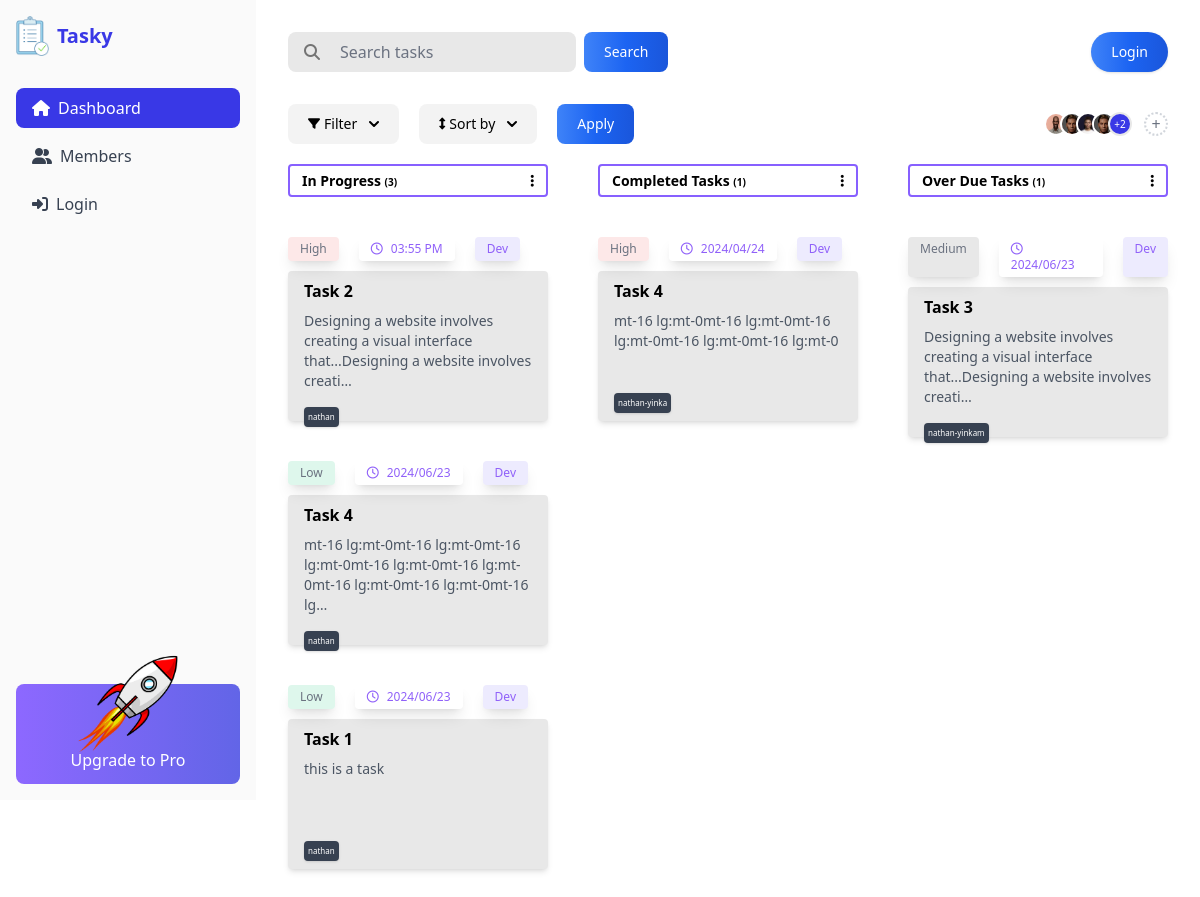
The app's page /, older data.
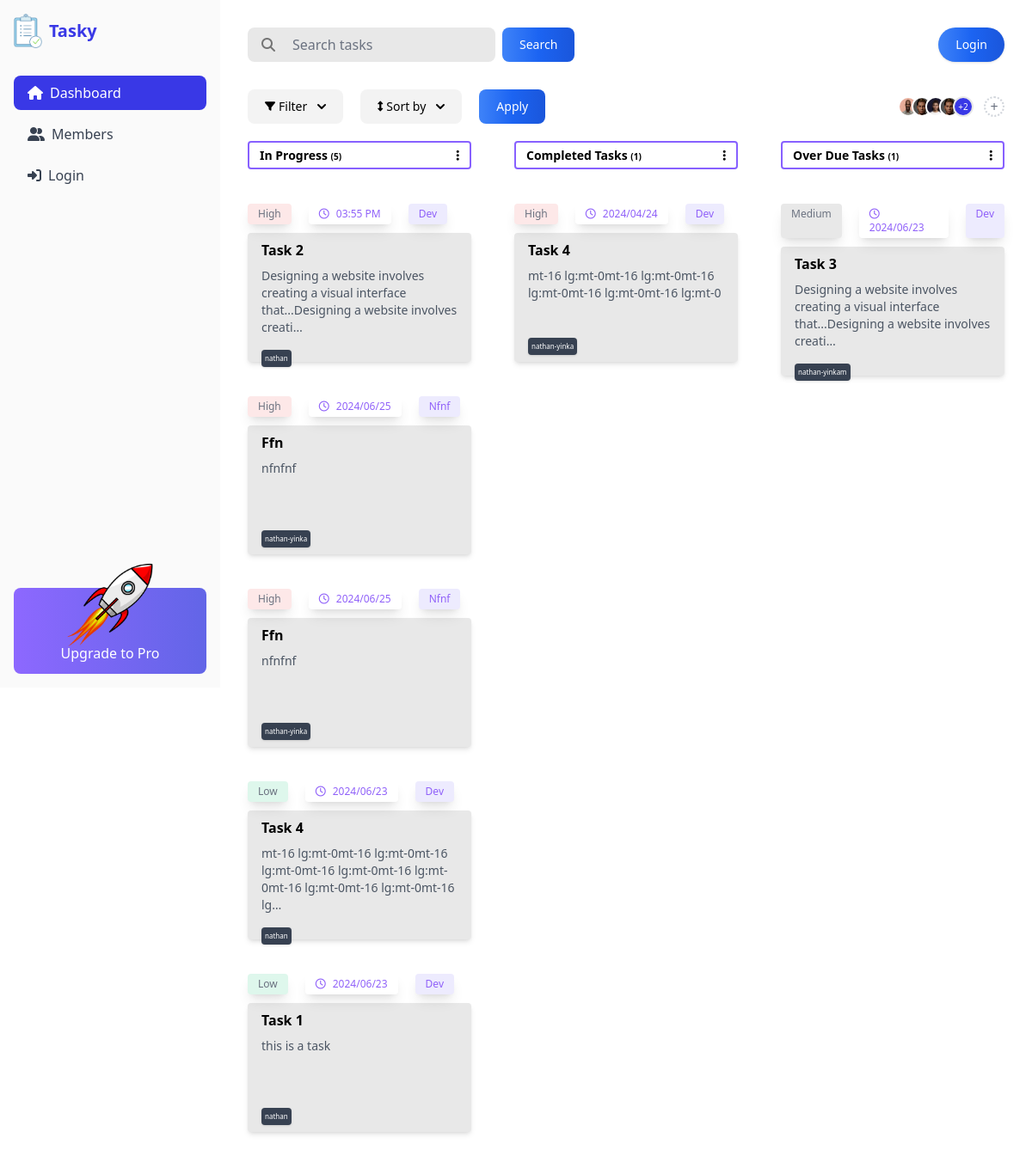
The same page, newer data.
### task/models.py (models this page shows, shortened)
class Task(models.Model):
    STATUS_CHOICES = [
        ('In Progress', 'In Progress'),
        ('Completed', 'Completed'),
        ('Overdue', 'Overdue'),
        ]
    PRIORITY_CHOICES = [
        ('Low', 'Low'),
        ('Medium', 'Medium'),
        ('High', 'High'),
    ]
    title = models.CharField(max_length=40)
    description = models.TextField()
    status = models.CharField(max_length=20, choices=STATUS_CHOICES)
    priority = models.CharField(max_length=20, choices=PRIORITY_CHOICES)
    due_date = models.DateTimeField()
    category = models.CharField(max_length=20)
    assigned_to = models.ForeignKey(User, on_delete=models.CASCADE, related_name="tasks")
    objects = TaskManager()
    def get_formatted_due_date(self):
        now = datetime.now()
        tomorrow = now + timedelta(days=1)
        if self.due_date.date() == now.date():
            return self.due_date.strftime("%I:%M %p")  # Return time alone if due today
        elif self.due_date.date() == tomorrow.date():
            return "Tomorrow"  # Return "Tomorrow" if due tomorrow
        else:
            return self.due_date.strftime("%Y/%m/%d")  # Return full date for other days

### task/views.py (the view)
# urls.py: path("", views.TaskListView.as_view(), name="home"),
class TaskListView(ListView):
    model = Task
    template_name = 'home.html'
    context_object_name = 'tasks'
    def get_context_data(self,*args, **kwargs):
        context = super().get_context_data(*args,**kwargs)
        context["completed_tasks"] = self.get_completed_task()
        context["in_progress_tasks"] = self.get_in_progress_task()
        context["overdue_tasks"] = self.get_overdue_task()
        context["categories"] = self.get_category_list()
        if self.request.user.is_authenticated:
            context['users'] = User.objects.all().exclude(id=self.request.user.id)
        return context
    def get_completed_task(self):
        completed_tasks = Task.objects.completed()
        return completed_tasks
    def get_in_progress_task(self):
        in_progress_tasks = Task.objects.in_progress()
        return in_progress_tasks
    def get_overdue_task(self):
        overdued_tasks = Task.objects.overdue()
        return overdued_tasks
    def get_category_list(self):
        categories = Task.objects.annotate(lower_category=Lower('category')).values_list('lower_category', flat=True).distinct()
        return categories

### task/models.py (called while the page is built)
    def completed(self):
        return self.filter(status="Completed").order_by_priority()

    def in_progress(self):
        return self.filter(status="In Progress").order_by_priority()

    def overdue(self):
        return self.filter(status="Overdue").order_by_priority()

    def order_by_priority(self):
        priority_order = Case(
            When(priority='Low', then=1),
            When(priority='Medium', then=2),
            When(priority='High', then=3),
            output_field=IntegerField(),
        )
        return self.annotate(priority_order=priority_order).order_by('-priority_order',"-due_date")

    def get_queryset(self):
        return TaskQuerySet(self.model,using=self._db)

    def completed(self):
        return self.get_queryset().completed()

    def in_progress(self):
        return self.get_queryset().in_progress()

    def overdue(self):
        return self.get_queryset().overdue()

### task/templatetags/custom_filters.py (called while the page is built)
@register.filter(name='priority_color')
def priority_color(value):
    color_map = {
        'high': 'bg-red-100',
        'medium': 'bg-darkGray',
        'low': 'bg-green-100',
    }
    return color_map.get(value.lower(), 'bg-red-100')

### templates/home.html (shortened to what the changed rows need)
{% extends "base.html" %}
{% load static %}
{% load custom_filters %}
{% block content %}
<div class="flex flex-col lg:flex-row">
  <div class="flex-1 p-4 md:p-8 lg:ms-64">
    <div
      class="flex gap-5 flex-wrap justify-center md:justify-between items-center mb-8"
    >
      <div
        class="grid grid-cols-1 md:grid-cols-2 lg:grid-cols-3 gap-x-[50px] justify-between"
      >
        <div>
          <div
            class="flex justify-between items-center gap-1 text-[14px] font-semibold border-2 border-borderColor px-3 py-1 rounded mb-4"
          >
            <h2>
              In Progress
              <span class="text-[10px]" id="in_progress_count_con"
                >({{ in_progress_tasks.count }})</span
              >
            </h2>
          </div>
          <div
            id="in_progress_tasks"
            class="!min-h-[50vh] sortable-list"
            data-column="In Progress"
          >
            {% for task in in_progress_tasks %}
            <div class="mt-10 handle" data-task-id="{{ task.id }}">
              <div class="flex gap-5 mb-2.5">
                <span
                  class="text-xs text-gray-500 py-1 px-3 rounded  shadow-lg {{ task.priority|priority_color }} "
                  >{{ task.priority }}</span
                >
                <span
                  class="text-xs text-purple-500 py-1 px-3 rounded shadow-lg"
                  ><i class="far fa-clock me-2"></i>{{ task.get_formatted_due_date }}</span
                >
                <span
                  class="text-xs bg-purple-100 text-purple-500 py-1 px-3 rounded shadow-lg"
                  >{{ task.category|title }}</span
                >
              </div>
              <div
                class="bg-darkGray p-4 rounded shadow-md mb-4 flex flex-col h-[150px] justify-between py-2"
              >
                <div>
                  <h3 class="font-semibold mb-2">{{ task.title|title }}</h3>
                  <p class="text-sm text-gray-600 mb-4">
                    {{ task.description|truncatechars:100 }}
                  </p>
                </div>
                <div class="">
                  <div class="flex items-center justify-between">
                    <div
                      class="text-[8px] bg-[#374151] p-1 shadow rounded text-white"
                    >
                      {{ task.assigned_to.username }}
                    </div>
                  </div>
                </div>
              </div>
            </div>
             {% endfor %}
          </div>
        </div>
        <div>
          <div
            class="flex justify-between items-center gap-1 text-[14px] font-semibold border-2 border-borderColor px-3 py-1 rounded mb-4 mt-16 md:mt-0"
          >
            <h2>
              Completed Tasks
              <span class="text-[10px]" id="completed_counnt_con"
                >({{ completed_tasks.count }})</span
              >
            </h2>
          </div>
          <div
            id="completed_tasks_con"
            class="min-h-[50vh] sortable-list"
            data-column="Completed"
          >
            {% for task in completed_tasks %}
            <div class="mt-10 handle" data-task-id="{{ task.id }}">
              <div class="flex gap-5 mb-2.5">
                <span
                  class="text-xs text-gray-500 py-1 px-3 rounded  shadow-lg {{ task.priority|priority_color }} "
                  >{{ task.priority }}</span
                >
                <span
                  class="text-xs text-purple-500 py-1 px-3 rounded shadow-lg"
                  ><i class="far fa-clock me-2"></i>{{ task.get_formatted_due_date }}</span
                >
                <span
                  class="text-xs bg-purple-100 text-purple-500 py-1 px-3 rounded shadow-lg"
                  >{{ task.category|title }}</span
                >
              </div>
              <div
                class="bg-darkGray p-4 rounded shadow-md mb-4 flex flex-col h-[150px] justify-between py-2"
              >
                <div>
                  <h3 class="font-semibold mb-2">{{ task.title|title }}</h3>
                  <p class="text-sm text-gray-600 mb-4">
                    {{ task.description|truncatechars:100 }}
                  </p>
                </div>
                <div class="">
                  <div class="flex items-center justify-between">
                    <div
                      class="text-[8px] bg-[#374151] p-1 shadow rounded text-white"
                    >
                      {{ task.assigned_to.username }}
                    </div>
                  </div>
                </div>
              </div>
            </div>
             {% endfor %}
          </div>
        </div>
        <div>
          <div
            class="flex justify-between items-center gap-1 text-[14px] font-semibold border-2 border-borderColor px-3 py-1 rounded mb-4 mt-16 lg:mt-0"
          >
            <h2>
              Over Due Tasks
              <span class="text-[10px]" id="overdue_count_con"
                >({{ overdue_tasks.count }})</span
              >
            </h2>
          </div>
          <div
            id="overdue_task_con"
            class="min-h-[50vh] sortable-list"
            data-column="Overdue"
          >
            {% for task in overdue_tasks %}
            <div class="mt-10 handle" data-task-id="{{ task.id }}">
              <div class="flex gap-5 mb-2.5">
                <span
                  class="text-xs text-gray-500 py-1 px-3 rounded  shadow-lg {{ task.priority|priority_color }} "
                  >{{ task.priority }}</span
                >
                <span
                  class="text-xs text-purple-500 py-1 px-3 rounded shadow-lg"
                  ><i class="far fa-clock me-2"></i>{{ task.get_formatted_due_date }}</span
                >
                <span
                  class="text-xs bg-purple-100 text-purple-500 py-1 px-3 rounded shadow-lg"
                  >{{ task.category|title }}</span
                >
              </div>
              <div
                class="bg-darkGray p-4 rounded shadow-md mb-4 flex flex-col h-[150px] justify-between py-2"
              >
                <div>
                  <h3 class="font-semibold mb-2">{{ task.title|title }}</h3>
                  <p class="text-sm text-gray-600 mb-4">
                    {{ task.description|truncatechars:100 }}
                  </p>
                </div>
                <div class="">
                  <div class="flex items-center justify-between">
                    <div
                      class="text-[8px] bg-[#374151] p-1 shadow rounded text-white"
                    >
                      {{ task.assigned_to.username }}
                    </div>
                  </div>
                </div>
              </div>
            </div>
             {% endfor %}
          </div>
        </div>
      </div>
    </div>
  </div>
</div>
{% endblock content %}

Row changes from the older to the newer data that the page shows:
added Task: priority "High", get_formatted_due_date "2024/06/25", category "Nfnf", title "Ffn", description "nfnfnf", assigned_to.username "nathan-yinka", shown under "In Progress (5)"
added Task: priority "High", get_formatted_due_date "2024/06/25", category "Nfnf", title "Ffn", description "nfnfnf", assigned_to.username "nathan-yinka", shown under "In Progress (5)"
Text that changed along with them:
{{ in_progress_tasks.count }}: "3" → "5"
